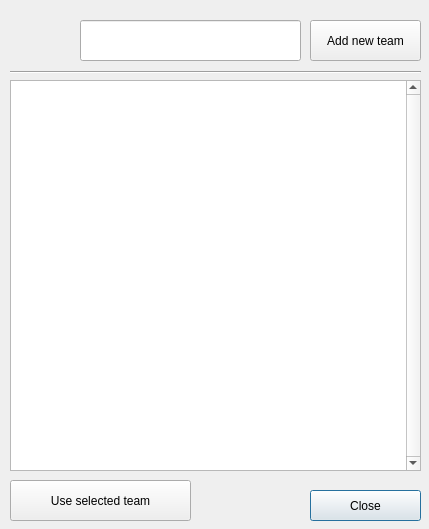
<?xml version="1.0" encoding="UTF-8"?>
<ui version="4.0">
 <class>Dlg_EditTeamsClass</class>
 <widget class="QDialog" name="Dlg_EditTeamsClass">
  <property name="geometry">
   <rect>
    <x>0</x>
    <y>0</y>
    <width>429</width>
    <height>529</height>
   </rect>
  </property>
  <property name="minimumSize">
   <size>
    <width>429</width>
    <height>529</height>
   </size>
  </property>
  <property name="maximumSize">
   <size>
    <width>429</width>
    <height>529</height>
   </size>
  </property>
  <property name="windowTitle">
   <string>Team database</string>
  </property>
  <widget class="QPushButton" name="btnCancel">
   <property name="geometry">
    <rect>
     <x>310</x>
     <y>490</y>
     <width>111</width>
     <height>31</height>
    </rect>
   </property>
   <property name="cursor">
    <cursorShape>PointingHandCursor</cursorShape>
   </property>
   <property name="text">
    <string>Close</string>
   </property>
  </widget>
  <widget class="MoveListWidget" name="listItems">
   <property name="geometry">
    <rect>
     <x>10</x>
     <y>80</y>
     <width>411</width>
     <height>391</height>
    </rect>
   </property>
   <property name="verticalScrollBarPolicy">
    <enum>Qt::ScrollBarAlwaysOn</enum>
   </property>
   <property name="horizontalScrollBarPolicy">
    <enum>Qt::ScrollBarAlwaysOff</enum>
   </property>
   <property name="autoScroll">
    <bool>true</bool>
   </property>
   <property name="verticalScrollMode">
    <enum>QAbstractItemView::ScrollPerPixel</enum>
   </property>
  </widget>
  <widget class="QPushButton" name="btnOK">
   <property name="geometry">
    <rect>
     <x>10</x>
     <y>480</y>
     <width>181</width>
     <height>41</height>
    </rect>
   </property>
   <property name="cursor">
    <cursorShape>PointingHandCursor</cursorShape>
   </property>
   <property name="text">
    <string>Use selected team</string>
   </property>
  </widget>
  <widget class="QPushButton" name="logoTeam">
   <property name="geometry">
    <rect>
     <x>10</x>
     <y>10</y>
     <width>61</width>
     <height>61</height>
    </rect>
   </property>
   <property name="cursor">
    <cursorShape>PointingHandCursor</cursorShape>
   </property>
   <property name="styleSheet">
    <string notr="true">background-color: transparent;
border:0px;</string>
   </property>
   <property name="text">
    <string/>
   </property>
  </widget>
  <widget class="QLineEdit" name="teamName">
   <property name="geometry">
    <rect>
     <x>80</x>
     <y>20</y>
     <width>221</width>
     <height>41</height>
    </rect>
   </property>
  </widget>
  <widget class="QPushButton" name="btnAddTeam">
   <property name="geometry">
    <rect>
     <x>310</x>
     <y>20</y>
     <width>111</width>
     <height>41</height>
    </rect>
   </property>
   <property name="cursor">
    <cursorShape>PointingHandCursor</cursorShape>
   </property>
   <property name="text">
    <string>Add new team</string>
   </property>
  </widget>
  <widget class="Line" name="line">
   <property name="geometry">
    <rect>
     <x>10</x>
     <y>70</y>
     <width>411</width>
     <height>5</height>
    </rect>
   </property>
   <property name="orientation">
    <enum>Qt::Horizontal</enum>
   </property>
  </widget>
 </widget>
 <layoutdefault spacing="6" margin="11"/>
 <customwidgets>
  <customwidget>
   <class>MoveListWidget</class>
   <extends>QListWidget</extends>
   <header>MoveListWidget.h</header>
  </customwidget>
 </customwidgets>
 <tabstops>
  <tabstop>btnCancel</tabstop>
  <tabstop>logoTeam</tabstop>
  <tabstop>teamName</tabstop>
  <tabstop>btnAddTeam</tabstop>
  <tabstop>listItems</tabstop>
  <tabstop>btnOK</tabstop>
 </tabstops>
 <resources>
  <include location="../RC/Versus.qrc"/>
 </resources>
 <connections/>
</ui>
